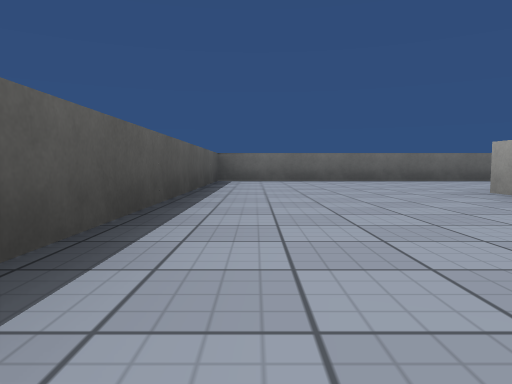
View 1 (above)

23 first-person views from a walk through a scene from a Unity 3-D project. The camera is 0.26 m above the floor, tilts 4° down and sees 70° across. The floor is counted in squares, 1 m on a side. Each view is taken from the middle of a square. On the plan, view 1 faces up. The plan holds only what a view shows up to about 9 squares ahead; the rest is blank. Surface patterns are stand-ins for the level's own textures.

View 2
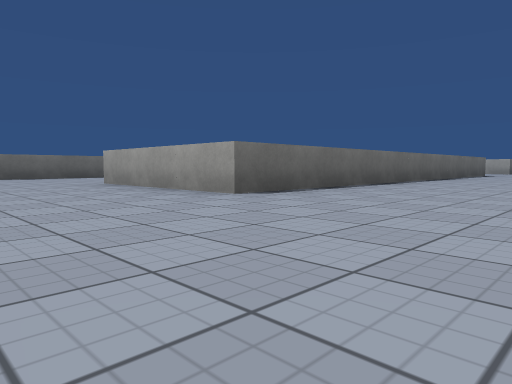

View 3
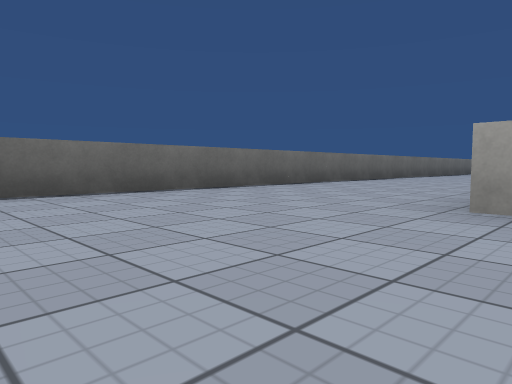

View 4
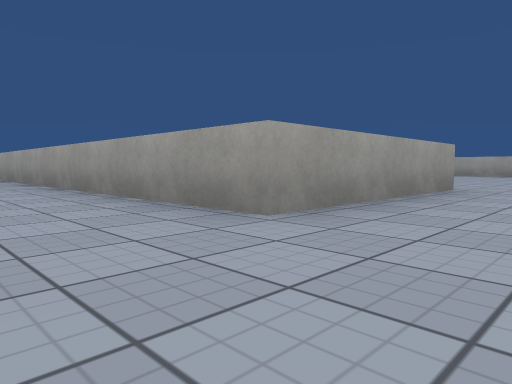

View 5
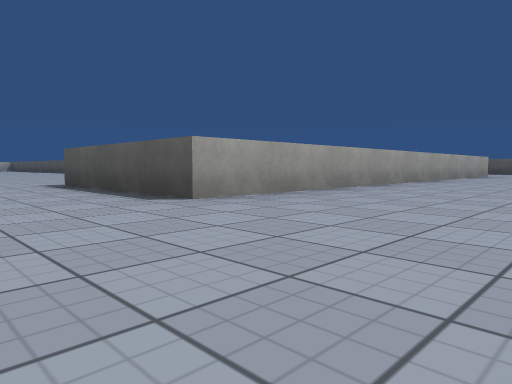

View 6
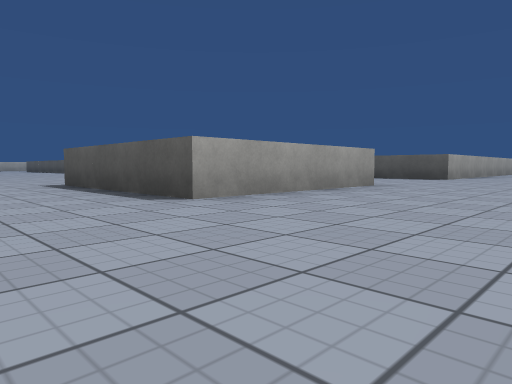

View 7
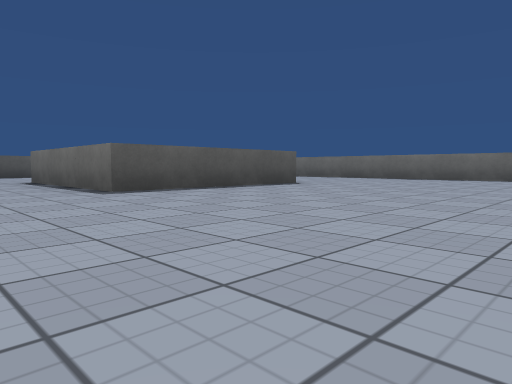

View 8
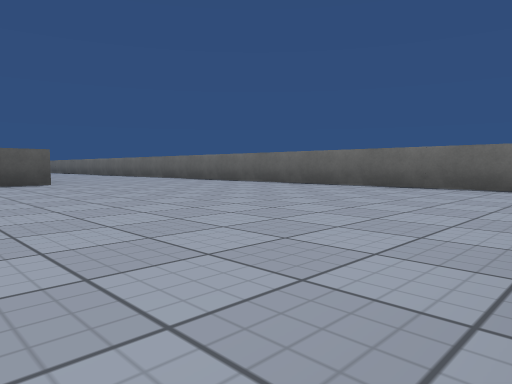

View 9
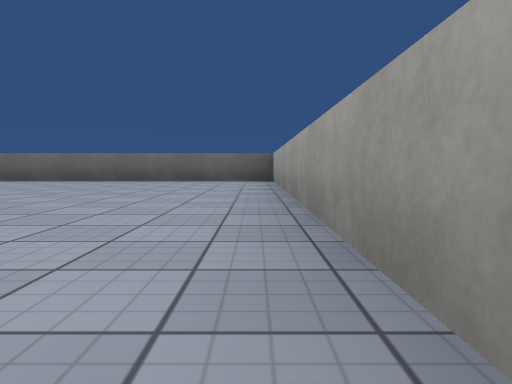

View 10
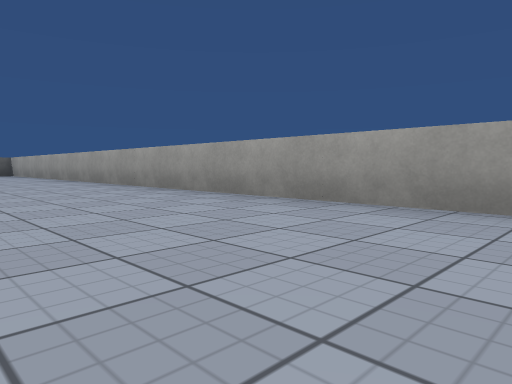

View 11
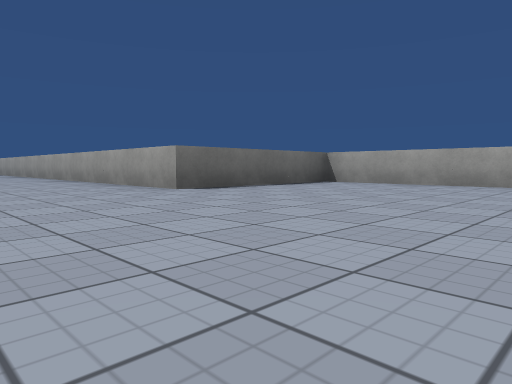

View 12
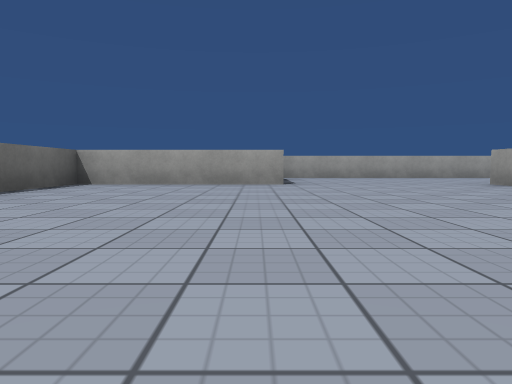

View 13
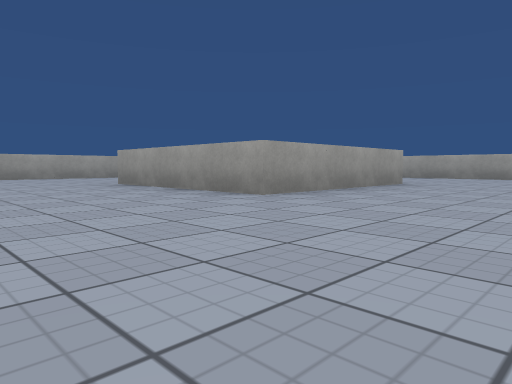

View 14
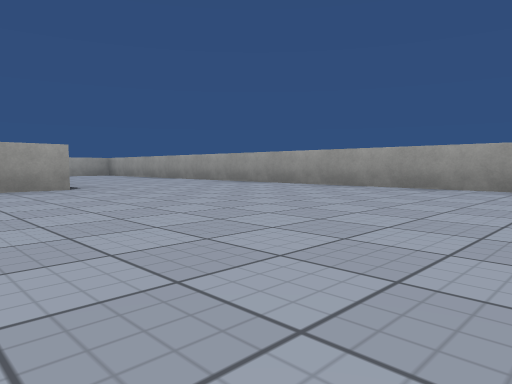

View 15
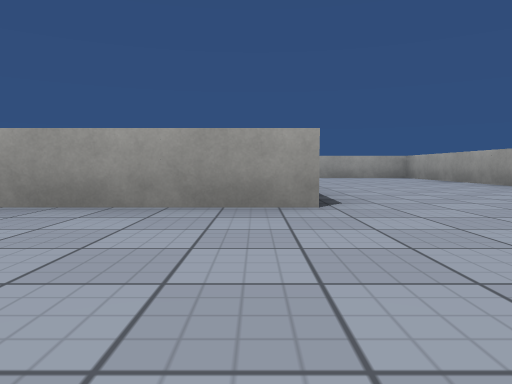

View 16
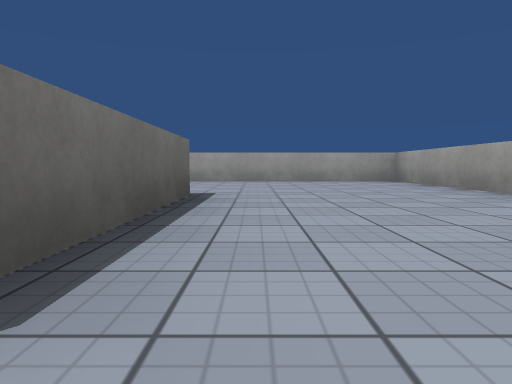

View 17
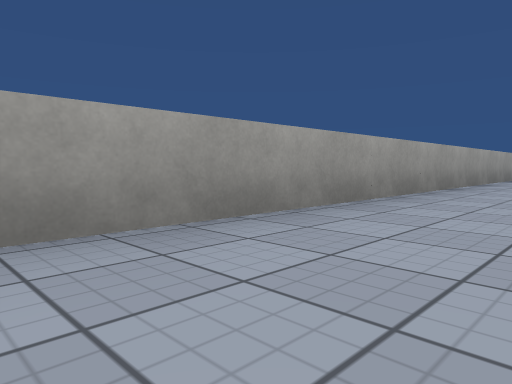

View 18
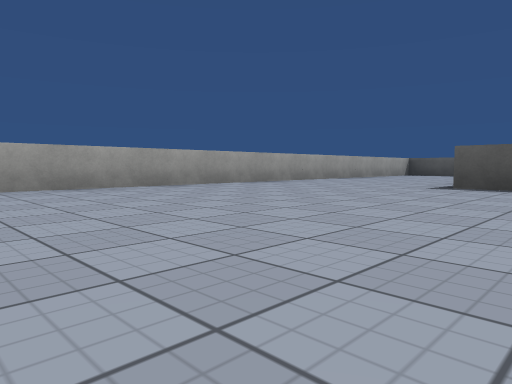

View 19
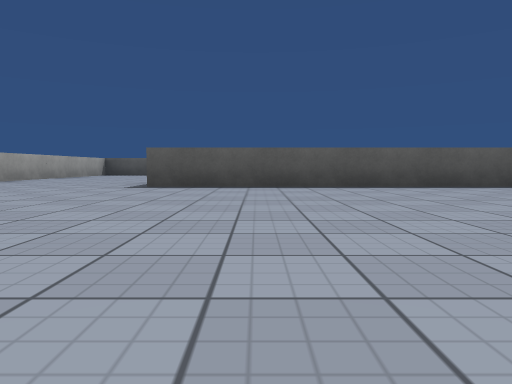

View 20
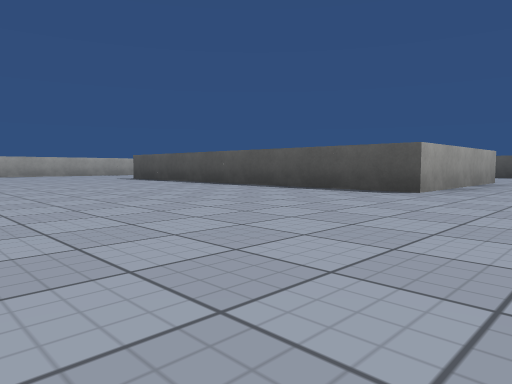

View 21
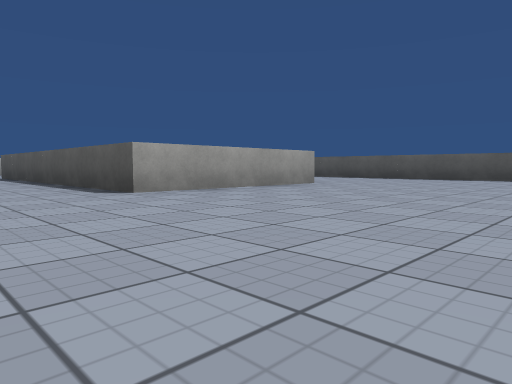

View 22
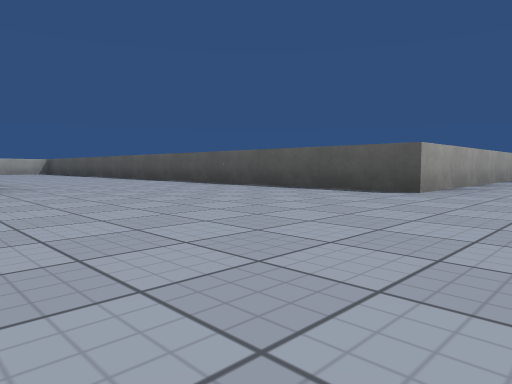

View 23
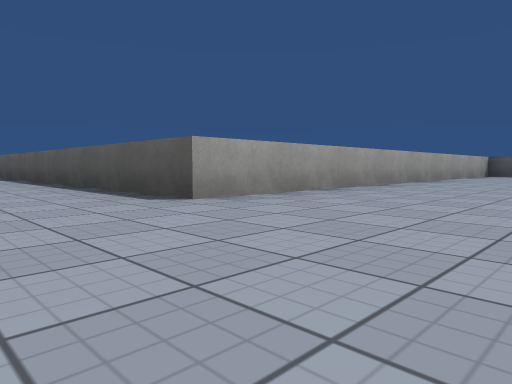

### Floor plan
Points are (right, up) in squares from view 1. A wall is a line through its corners. A room is listed if a view was taken in it or the views show most of it. See-through windows are left out.
Room 1 (views 1, 2, 3, 4, 5, 6, 7, 8, 9, 10, 11, 12, 13, 14, 15, 16, 17, 18, 19, 20, 21, 22, 23)
walls: (11.2, -8.4) (14.3, -8.4) (14.3, -14.5); (10.2, 0.6) (2.3, 0.6) (2.3, 3.6) (11.3, 3.6) (11.3, 0.5); (14.2, 3.6) (17.3, 3.6) (17.3, 0.6) (14.2, 0.6); (26.3, -8.5) (26.3, -5.4) (23.3, -5.4) (23.3, 6.6) (14.8, 6.6); (23.3, -14.5) (23.3, -11.4) (26.4, -11.4); (9.2, 6.6) (-0.7, 6.6) (-0.7, 0.9); (9.9, -17.4) (29.3, -17.4) (29.3, -8.6); (26.4, -14.4) (23.8, -14.4); (-0.4, -5.4) (8.3, -5.4) (8.3, -13.1)

Positions as (right, up) in squares from view 1, and headings:
1: (0, 0), facing up
2: (0, -2), facing up-right
3: (0, 3), facing up-right
4: (1, 5), facing down-right
5: (13, 6), facing down-left
6: (19, 6), facing down-left
7: (21, -1), facing up-left
8: (23, 2), facing up-left
9: (23, 0), facing up
10: (21, -5), facing up-right
11: (21, -9), facing up-right
12: (21, -8), facing right
13: (21, -9), facing down-right
14: (19, -13), facing down-right
15: (21, -14), facing right
16: (23, -15), facing right
17: (22, -16), facing down-left
18: (19, -13), facing down-left
19: (19, -13), facing left
20: (18, -7), facing down-left
21: (16, -5), facing down-left
22: (12, -4), facing down-left
23: (10, -3), facing down-left
